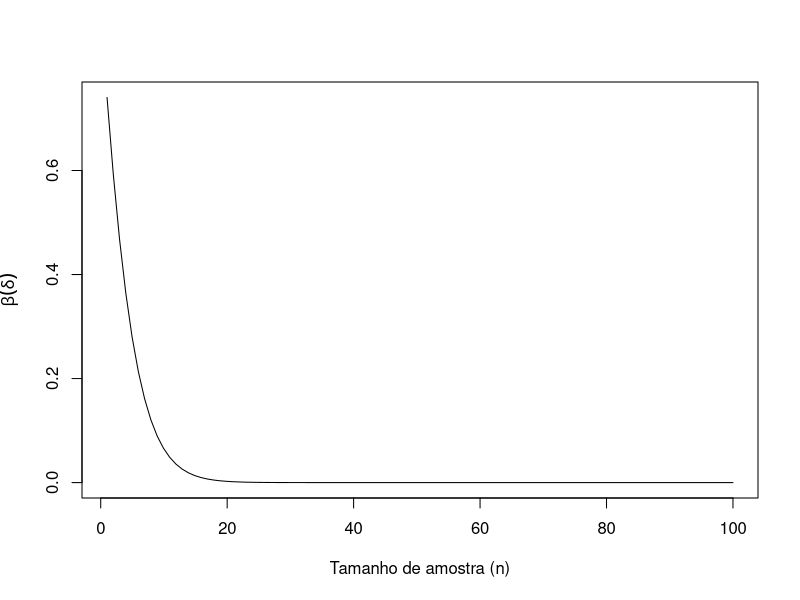

Generate this figure with R:
r <- function(x, log = TRUE){
  xbar <- mean(x, na.rm = TRUE)
  ans <- n*(xbar - .5)
  if(!log) ans <- exp(ans)
  return(ans)
}

theta0 <- 0
theta1 <- 1
n <- 100
alpha0 <- 0.05
cprime <- qnorm(1-alpha0, sd = 1/sqrt(n))
cprime
logc <- n*(cprime-.5)

X0 <-rnorm(n, mean = theta0, sd = 1)   
X1 <-rnorm(n, mean = theta1, sd = 1)   

## Uma observação: este teste não é ruim:
cat("Rejeita H0 para X0?", r(X0) > logc, "\n")
cat("Rejeita H0 para X1?", r(X1) > logc, "\n")

## Porém...
type_II_prob <- function(n){
    ans <- pnorm(q = qnorm(1-alpha0, sd = 1/sqrt(n)), mean = theta1, sd = 1/sqrt(n), lower.tail = TRUE)
} 
ns <- c(1, 25, 100)
data.frame(n = ns, beta = type_II_prob(ns), logc = exp(ns*(cprime-.5)))

curve(type_II_prob, 1, 100, xlab = "Tamanho de amostra (n)", ylab = expression(beta(delta)))
